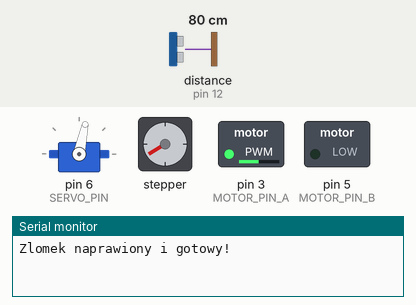
A sketch run on a simulated Arduino Uno, built with avr-gcc and run on an emulated ATmega328P. On the bench: servo, stepper motor, switched loads named in the sketch (green lamp = pin HIGH), the last lines printed to the serial monitor. Wiring (inferred from the names in the program): ultrasonic range finder: trigger pin 11; echo pin 12. Inputs (shaded band) come from the test bench; at power-on: distance to the obstacle (sensor on pin 12) 80 cm. The echo pulse lasts 58.3 µs per cm; stepper angles assume 2048 steps per turn; pins used as bus, display or sensor lines are not drawn.

Above: at 6.8 s.
6.9 s: distance to the obstacle (sensor on pin 12) set to 2 cm
At 7.9 s:
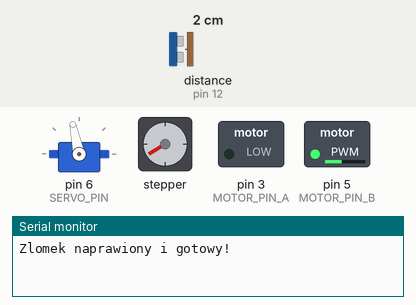
9.9 s: distance to the obstacle (sensor on pin 12) set to 120 cm
15.9 s: distance to the obstacle (sensor on pin 12) set to 48 cm
18.9 s: distance to the obstacle (sensor on pin 12) set to 41 cm
At 20.3 s:
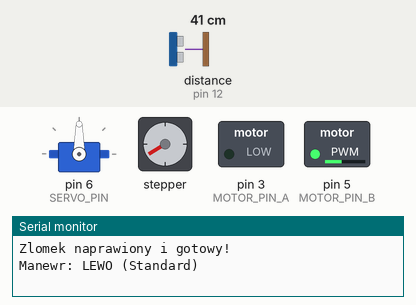
21.9 s: distance to the obstacle (sensor on pin 12) set to 250 cm
At 24.7 s:
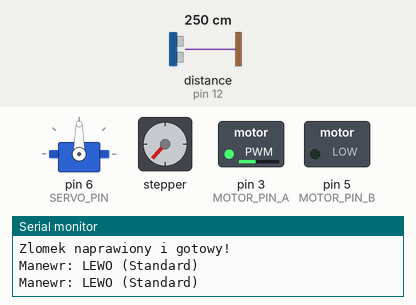
Timing chart, 0 to 32.1 s (numbered marks = the images above; inputs shaded):
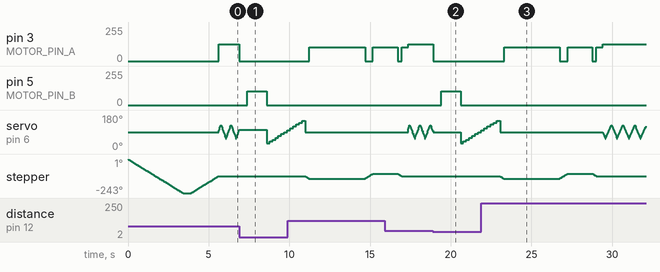

Measured:
- after the input at 6.9 s, pin 3 (MOTOR_PIN_A): 125/255 → 0/255 at once; pin 5 (MOTOR_PIN_B): 0/255 → 105/255 after 0.50 s, → 0/255 1.2 s later
- after the input at 18.9 s, pin 3 (MOTOR_PIN_A): 125/255 → 0/255 at once; pin 5 (MOTOR_PIN_B): 0/255 → 105/255 after 0.50 s, → 0/255 1.2 s later
- after the input at 21.9 s, pin 5 (MOTOR_PIN_B): stays 0/255 (without the input it goes to 105/255 after 8.3 s)

The sketch:

zlomek.ino
```cpp
#include <Servo.h>
#include <Stepper.h>
#include <math.h>

// --- 1. DEFINICJE STANÓW ---
enum StanRobota {
  KALIBRACJA,
  JAZDA_SWOBODNA,
  HAMOWANIE_AWARYJNE,
  COFANIE,
  SKANOWANIE_SEKTOROWE,
  OBLICZANIE_TRASY,
  FAZA_1B_ARC,
  FAZA_1D_KONTRA,
  FAZA_2_STABILIZACJA
};

StanRobota aktualnyStan = KALIBRACJA;

// --- 2. SPRZĘT ---
const int stepsPerRevolution = 2048;
Stepper myStepper(stepsPerRevolution, A0, A2, A1, A3);
Servo headServo;

#define TRIG_PIN 11
#define ECHO_PIN 12
#define SERVO_PIN 6
#define MOTOR_PIN_A 3
#define MOTOR_PIN_B 5

// --- 3. PARAMETRY KONSTRUKCYJNE ---
const float KROKI_NA_STOP    = 4.98;
const float SZER_ROBOTA      = 20.0;
const float DLUG_ROBOTA      = 30.0;
const float MS_NA_1_CM       = 80.0;
const float MARGINES         = 10.0;
const float DOCELOWY_SKOS    = 25.0;
const float MNOZNIK_DYSTANSU = 1.2;

int v1 = 125;
int v2 = 105;

// --- ZMIENNE OPERACYJNE ---
int kierunek = 1;
float wyliczonaAlfa = 30.0;
int krokiStery = 0;
unsigned long t_faza = 0;
unsigned long timerStanu = 0;
float d_straight_calc = 0;
float d_arc_calc = 0;

int servoPos = 90;
int servoDir = 6;
unsigned long servoTimer = 0;

void setup() {
  Serial.begin(9600);
  pinMode(TRIG_PIN, OUTPUT);
  pinMode(ECHO_PIN, INPUT);
  pinMode(MOTOR_PIN_A, OUTPUT);
  pinMode(MOTOR_PIN_B, OUTPUT);
  headServo.attach(SERVO_PIN);
  myStepper.setSpeed(12);

  headServo.write(90);

  unsigned long t = millis();
  while(millis() - t < 3400) myStepper.step(-10);
  delay(500);
  t = millis();
  while(millis() - t < 1700) myStepper.step(10);

  aktualnyStan = JAZDA_SWOBODNA;
  Serial.println("Zlomek naprawiony i gotowy!");
}

void loop() {
  switch (aktualnyStan) {
    case JAZDA_SWOBODNA:       obslugaJazdy(); break;
    case HAMOWANIE_AWARYJNE:   obslugaHamowania(); break;
    case COFANIE:              obslugaCofania(); break;
    case SKANOWANIE_SEKTOROWE: obslugaSkanowania(); break;
    case OBLICZANIE_TRASY:     wykonajObliczenia(); break;
    case FAZA_1B_ARC:          obslugaFazy1B(); break;
    case FAZA_1D_KONTRA:       obslugaFazy1D(); break;
    case FAZA_2_STABILIZACJA:  obslugaFazy2(); break;
  }
}

// --- LOGIKA MANEWRU ---

void wykonajObliczenia() {
  float targetY = ((SZER_ROBOTA / 2.0) + MARGINES) * MNOZNIK_DYSTANSU;
  float alfaRad = wyliczonaAlfa * (M_PI / 180.0);
  float thetaRad = DOCELOWY_SKOS * (M_PI / 180.0);
  float R = DLUG_ROBOTA / tan(alfaRad);

  d_arc_calc = (R * thetaRad) * MNOZNIK_DYSTANSU;
  float y_arc = R * (1.0 - cos(thetaRad));
  float y_rem = targetY - y_arc;
  d_straight_calc = (y_rem > 0) ? (y_rem / sin(thetaRad)) : 0;

  krokiStery = (int)(wyliczonaAlfa * KROKI_NA_STOP);

  if (kierunek == 1) {
    Serial.println("Manewr: PRAWO (x1.5)");
    myStepper.step(krokiStery);
    t_faza = (unsigned long)(d_arc_calc * MS_NA_1_CM * 1.5);
  }
  else {
    Serial.println("Manewr: LEWO (Standard)");
    myStepper.step(-krokiStery);
    t_faza = (unsigned long)(d_arc_calc * MS_NA_1_CM);
  }

  timerStanu = millis();
  aktualnyStan = FAZA_1B_ARC;
}

void obslugaFazy1B() {
  jedzDoPrzodu(v2);
  if (millis() - timerStanu > t_faza) {
    zatrzymajSie();
    if (kierunek == 1) myStepper.step(-2 * krokiStery);
    else myStepper.step(2 * krokiStery);

    t_faza = (unsigned long)((d_straight_calc * 0.5) * MS_NA_1_CM);
    timerStanu = millis();
    aktualnyStan = FAZA_1D_KONTRA;
  }
}

void obslugaFazy1D() {
  jedzDoPrzodu(v2);
  if (millis() - timerStanu > t_faza) {
    zatrzymajSie();
    if (kierunek == 1) myStepper.step(krokiStery);
    else myStepper.step(-krokiStery);

    t_faza = 400;
    timerStanu = millis();
    aktualnyStan = FAZA_2_STABILIZACJA;
  }
}

void obslugaFazy2() {
  jedzDoPrzodu(v2);
  if (millis() - timerStanu > t_faza) {
    zatrzymajSie();
    headServo.write(90);
    aktualnyStan = JAZDA_SWOBODNA;
  }
}

void obslugaRozgladania() {
  if (millis() - servoTimer >= 25) {
    servoTimer = millis();
    servoPos += servoDir;
    if (servoPos > 125 || servoPos < 55) servoDir *= -1;
    headServo.write(servoPos);
  }
}

void obslugaJazdy() {
  jedzDoPrzodu(v1);
  obslugaRozgladania();
  if (zmierzDystans() < 45) {
    zatrzymajSie();
    aktualnyStan = HAMOWANIE_AWARYJNE; // TU BYŁ BŁĄD - POPRAWIONO
    timerStanu = millis();
  }
}

void obslugaSkanowania() {
  int najlepszeOkno = -1;
  int minKat = 180;
  for (int i = 0; i <= 12; i++) {
    int kat = 30 + (i * 10);
    headServo.write(kat);
    delay(180);
    int d = zmierzDystans();
    if (d > 60) {
       int odchylenie = abs(90 - kat);
       if (odchylenie < minKat) { minKat = odchylenie; najlepszeOkno = kat; }
    }
  }
  if (najlepszeOkno == -1) { kierunek = 1; wyliczonaAlfa = 35; }
  else {
    kierunek = (najlepszeOkno < 90) ? 1 : -1;
    wyliczonaAlfa = constrain(abs(90 - najlepszeOkno), 20, 40);
  }
  headServo.write(90);
  aktualnyStan = OBLICZANIE_TRASY;
}

int zmierzDystans() {
  digitalWrite(TRIG_PIN, LOW); delayMicroseconds(2);
  digitalWrite(TRIG_PIN, HIGH); delayMicroseconds(10);
  digitalWrite(TRIG_PIN, LOW);
  long d = pulseIn(ECHO_PIN, HIGH, 15000);
  return (d == 0) ? 999 : (d * 0.034 / 2);
}

void jedzDoPrzodu(int pwm) { analogWrite(MOTOR_PIN_A, pwm); digitalWrite(MOTOR_PIN_B, LOW); }
void jedzDoTylu(int pwm) { digitalWrite(MOTOR_PIN_A, LOW); analogWrite(MOTOR_PIN_B, pwm); }
void zatrzymajSie() { digitalWrite(MOTOR_PIN_A, LOW); digitalWrite(MOTOR_PIN_B, LOW); }
void obslugaHamowania() { zatrzymajSie(); if (millis() - timerStanu > 500) { aktualnyStan = COFANIE; timerStanu = millis(); } }
void obslugaCofania() { jedzDoTylu(v2); if (millis() - timerStanu > 1200) { zatrzymajSie(); aktualnyStan = SKANOWANIE_SEKTOROWE; } }
```
